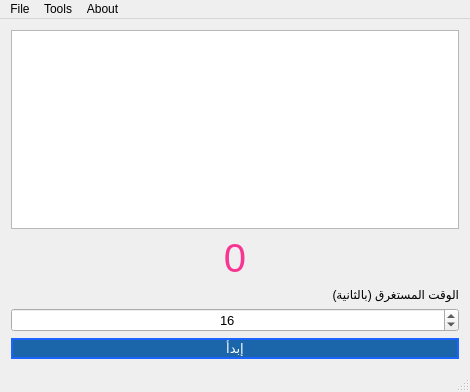
<?xml version="1.0" encoding="UTF-8"?>
<ui version="4.0">
 <class>MainWindow</class>
 <widget class="QMainWindow" name="MainWindow">
  <property name="geometry">
   <rect>
    <x>0</x>
    <y>0</y>
    <width>470</width>
    <height>392</height>
   </rect>
  </property>
  <property name="windowTitle">
   <string>MainWindow</string>
  </property>
  <property name="windowIcon">
   <iconset resource="rs.qrc">
    <normaloff>:/Res/ICON.png</normaloff>:/Res/ICON.png</iconset>
  </property>
  <widget class="QWidget" name="centralWidget">
   <layout class="QGridLayout" name="gridLayout">
    <item row="2" column="0" colspan="2">
     <widget class="QLabel" name="label">
      <property name="text">
       <string>الوقت المستغرق (بالثانية)</string>
      </property>
     </widget>
    </item>
    <item row="0" column="0" colspan="2">
     <widget class="QGraphicsView" name="graphicsView"/>
    </item>
    <item row="3" column="0" colspan="2">
     <widget class="QSpinBox" name="spinBox">
      <property name="font">
       <font>
        <pointsize>10</pointsize>
        <weight>50</weight>
        <bold>false</bold>
       </font>
      </property>
      <property name="alignment">
       <set>Qt::AlignCenter</set>
      </property>
      <property name="specialValueText">
       <string/>
      </property>
      <property name="minimum">
       <number>1</number>
      </property>
      <property name="maximum">
       <number>1000</number>
      </property>
      <property name="value">
       <number>16</number>
      </property>
     </widget>
    </item>
    <item row="4" column="0" colspan="2">
     <widget class="QPushButton" name="start">
      <property name="styleSheet">
       <string notr="true">QPushButton{
color : white;
background-color: rgb(27, 101, 170);
border: 2px solid  rgb(28, 100, 255);
font-size:10pt;
}

QPushButton:hover{
background-color: rgb(27, 101, 170);
border-color: rgb(255, 255, 255);
}

QPushButton:open{
background-color:	 rgb(82, 177, 41);
border-color: 	rgb(60, 124, 37);
}</string>
      </property>
      <property name="text">
       <string>إبدأ</string>
      </property>
      <property name="checkable">
       <bool>true</bool>
      </property>
     </widget>
    </item>
    <item row="1" column="0" colspan="2">
     <widget class="QLabel" name="timelabel">
      <property name="text">
       <string>&lt;html&gt;&lt;head/&gt;&lt;body&gt;&lt;p align=&quot;center&quot;&gt;&lt;span style=&quot; font-size:30pt; color:#f93592;&quot;&gt;0&lt;/span&gt;&lt;/p&gt;&lt;/body&gt;&lt;/html&gt;</string>
      </property>
      <property name="alignment">
       <set>Qt::AlignHCenter|Qt::AlignTop</set>
      </property>
     </widget>
    </item>
   </layout>
  </widget>
  <widget class="QMenuBar" name="menuBar">
   <property name="geometry">
    <rect>
     <x>0</x>
     <y>0</y>
     <width>470</width>
     <height>20</height>
    </rect>
   </property>
   <widget class="QMenu" name="menuFile">
    <property name="title">
     <string>File</string>
    </property>
    <addaction name="actionExit"/>
   </widget>
   <widget class="QMenu" name="menuAbout">
    <property name="title">
     <string>About</string>
    </property>
    <addaction name="actionCreator"/>
   </widget>
   <widget class="QMenu" name="menuTools">
    <property name="title">
     <string>Tools</string>
    </property>
    <addaction name="separator"/>
    <addaction name="separator"/>
    <addaction name="actionColor"/>
   </widget>
   <addaction name="menuFile"/>
   <addaction name="menuTools"/>
   <addaction name="menuAbout"/>
  </widget>
  <widget class="QStatusBar" name="statusBar"/>
  <action name="actionExit">
   <property name="text">
    <string>Exit</string>
   </property>
  </action>
  <action name="actionCreator">
   <property name="text">
    <string>Creator</string>
   </property>
  </action>
  <action name="actionColor">
   <property name="text">
    <string>Color</string>
   </property>
  </action>
  <action name="actionSound">
   <property name="text">
    <string>Sound!</string>
   </property>
  </action>
 </widget>
 <layoutdefault spacing="6" margin="11"/>
 <resources>
  <include location="rs.qrc"/>
 </resources>
 <connections>
  <connection>
   <sender>actionExit</sender>
   <signal>triggered()</signal>
   <receiver>MainWindow</receiver>
   <slot>close()</slot>
   <hints>
    <hint type="sourcelabel">
     <x>-1</x>
     <y>-1</y>
    </hint>
    <hint type="destinationlabel">
     <x>234</x>
     <y>195</y>
    </hint>
   </hints>
  </connection>
 </connections>
</ui>
